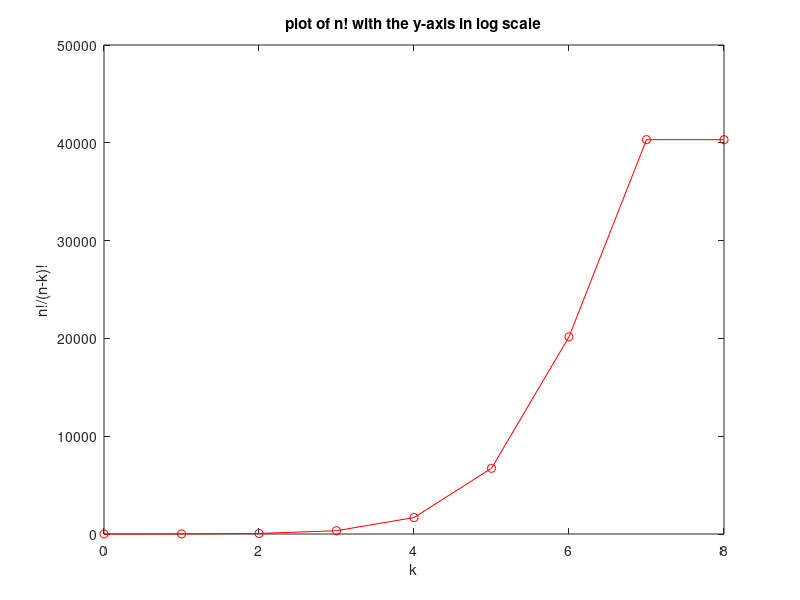

Reproduce this figure in MATLAB.
format compact
n=8;
K=[0:8];
f=zeros(size(K));
for k=K
    f(k+1)=factorial(n)/factorial(n-k);
    k
    disp(f(k+1));
end
figure;
plot(K,f,'r-o');

xlabel('k');
ylabel('n!/(n-k)!');
title('plot of n! with the y-axis in log scale')